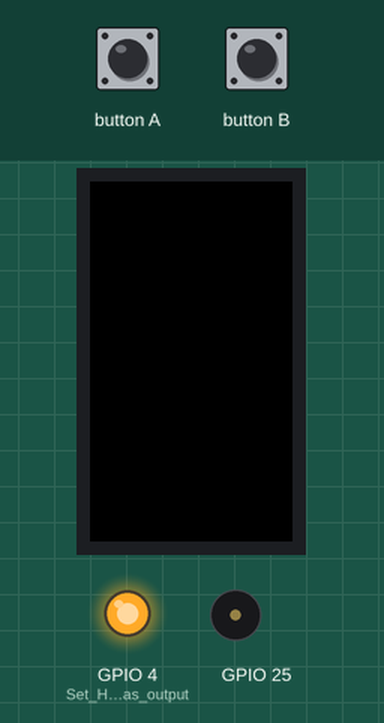
Recording of a sketch running on a simulated ESP32. Parts: 135×240 colour display, output pins drawn as LEDs (lit = HIGH), buzzer (waves = sounding). The inputs (shaded band) are chosen by the test bench. What the sketch prints to the serial monitor is not drawn.

Above: at 1.3 s.
1.4 s: button A pressed for 0.15 s
At 1.47 s:
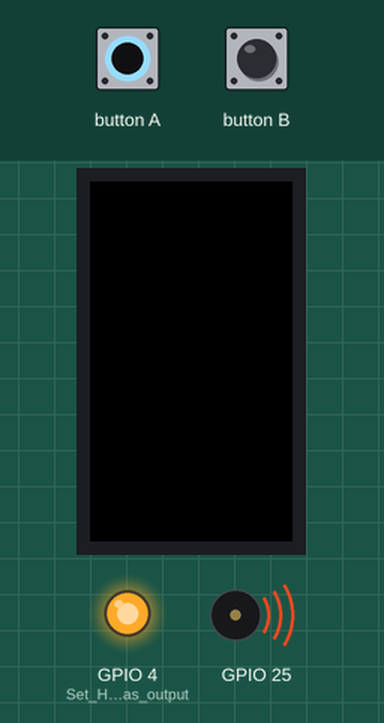
3.0 s: button A pressed for 1 s
At 5.1 s:
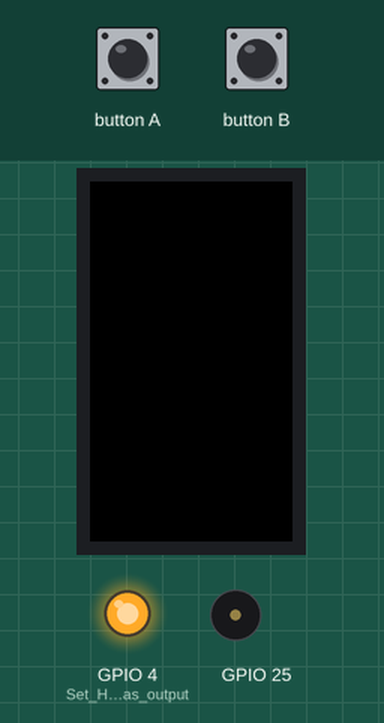
5.5 s: button A pressed for 3.2 s
At 6.3 s:
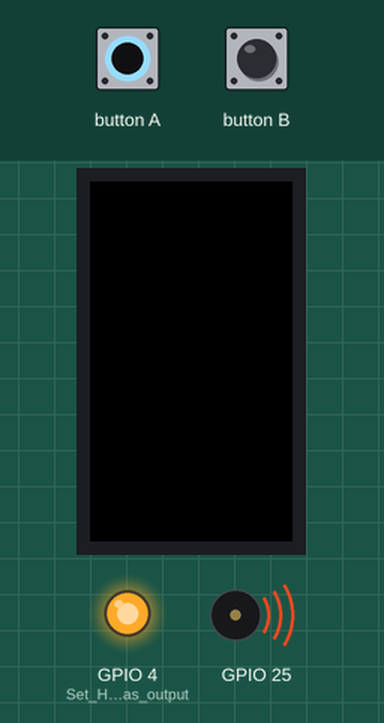
Timing chart, 0 to 10.2 s (numbered marks = the images above; inputs shaded):
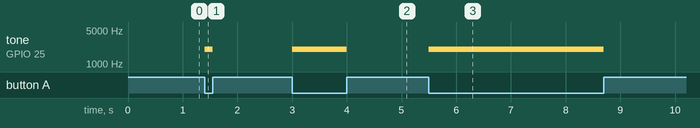

The sketch:

morse.ino
```cpp
#include <M5StickCPlus2.h>

void setup() {
  pinMode(4, OUTPUT); // Set HOLD pin 04 as output
  digitalWrite(4, HIGH);  //IMPORTANT, Set HOLD pin to high to maintain power supply or M5StickCP2 will turn off if not USB connected
  auto cfg = M5.config();
  StickCP2.begin(cfg);
}

//these global variables are effectively the things we remember between iterations of the loop
int state = 1;
long pressTime;
long releaseTime;

//our main loop is constantly checking the state and input/time to determine what to do next
void loop() {
  StickCP2.update();

  if(state == 1){  //always checking to see if the button was pressed
    if(StickCP2.BtnA.wasPressed()){
      StickCP2.Speaker.tone(2000);
      pressTime = millis();
      state = 2;
    }
  }
  else if(state == 2){ //always checking to see if the button was released
    if(StickCP2.BtnA.wasReleased()){
      StickCP2.Speaker.stop();
      releaseTime = millis();
      long duration = releaseTime-pressTime;
      //this does a . if short, and a - if long
      if(duration < 300){
        Serial.print(".");
      }else{
        Serial.print("-");
      }
      state = 3;
    }
  }
  else if(state == 3){ //most complicated state, because it has the most directions
    long silenceDuration = millis() - releaseTime;
    if(silenceDuration > 3000){ //very long silence means go back to state 1 (new word)
      Serial.print("\n");
      state = 1;
    }else if(StickCP2.BtnA.wasPressed()){ //pressing a button in time means that we skip straight to state 1.
      StickCP2.Speaker.tone(2000); //in theory, we could make this a function, because it's repetitive, but that seemed wastful.
      pressTime = millis();
      if(silenceDuration < 1000){ //if this was a short release, then it's part of the letter (no space)
        state = 2;
      }else{ //a duration between 1000 and 3000 is a new letter.
        Serial.print(" ");
        state = 2;
      }
    }
  }
}
```

Measured:
- after the input at 1.4 s, tone on GPIO 25: silent → 2000 Hz at once, → silent 0.15 s later
- after the input at 3.0 s, tone on GPIO 25: silent → 2000 Hz at once, → silent 1.0 s later
- after the input at 5.5 s, tone on GPIO 25: silent → 2000 Hz at once, → silent 3.2 s later
